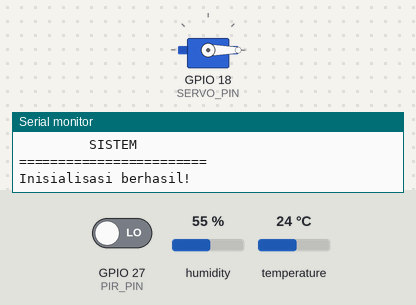
A sketch run on a simulated ESP32. Parts: servo, the last lines printed to the serial monitor. Inputs (shaded band) come from the test bench; at power-on: GPIO 27 (PIR_PIN) LOW, temperature 24 °C, humidity 55 %.

Above: at 1.2 s.
1.3 s: GPIO 27 (PIR_PIN) driven HIGH
4.0 s: temperature set to 29.1 °C
6.2 s: temperature set to 30.5 °C
At 8.4 s:
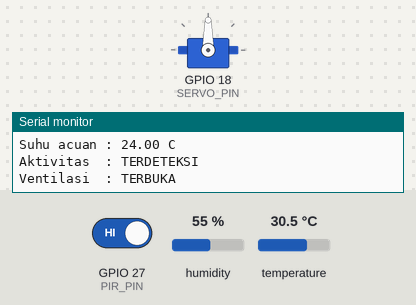
Timing chart, 0 to 9.9 s (numbered marks = the images above; inputs shaded):
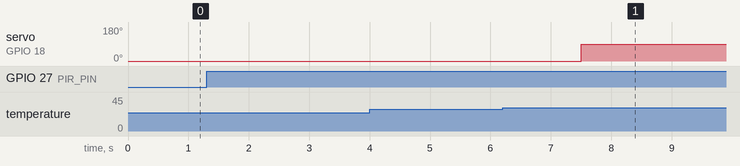

Measured:
- the behaviour switches between 29.9 and 30 °C on temperature (found by bisection; images 0 and 1)
- after the input at 6.2 s, servo on GPIO 18 (SERVO_PIN): 0° → 90° after 1.3 s

The sketch:

Ventilasi_otomatis.ino
```cpp
#include <DHT.h>
#include <ESP32Servo.h>

// Konfigurasi pin
#define PIR_PIN 27
#define DHT_PIN 4
#define DHT_TYPE DHT22
#define SERVO_PIN 18

// Parameter sistem
const float BATAS_SUHU = 30.0;
const float KENAIKAN_SUHU = 0.5;

const unsigned long INTERVAL_BACA = 2500;
const unsigned long DURASI_AKTIVITAS = 30000;
const unsigned long MIN_WAKTU_BUKA = 10000;

// Inisialisasi komponen
DHT dht(DHT_PIN, DHT_TYPE);
Servo servoVentilasi;

// Variabel sistem
float suhuAcuan = NAN;

unsigned long waktuBaca = 0;
unsigned long waktuAktivitas = 0;
unsigned long waktuBuka = 0;

bool aktivitasTerdeteksi = false;
bool ventilasiTerbuka = false;

void setup() {
  Serial.begin(115200);

  pinMode(PIR_PIN, INPUT);

  dht.begin();

  servoVentilasi.setPeriodHertz(50);
  servoVentilasi.attach(SERVO_PIN, 500, 2400);
  servoVentilasi.write(0);

  Serial.println("========================");
  Serial.println("         SISTEM     ");
  Serial.println("========================");
  Serial.println("Inisialisasi berhasil!");
}

void loop() {

  unsigned long sekarang = millis();

  // 1. Deteksi aktivitas manusia
  if (digitalRead(PIR_PIN) == HIGH) {
    aktivitasTerdeteksi = true;
    waktuAktivitas = sekarang;
  }

  // 2. Interval pembacaan DHT22
  if (sekarang - waktuBaca < INTERVAL_BACA) {
    return;
  }

  waktuBaca = sekarang;

  // 3. Membaca suhu dan kelembapan
  float suhu = dht.readTemperature();
  float kelembapan = dht.readHumidity();

  if (isnan(suhu) || isnan(kelembapan)) {
    Serial.println("Pembacaan DHT22 gagal!");
    return;
  }

  // 4. Menentukan suhu acuan
  if (isnan(suhuAcuan)) {
    suhuAcuan = suhu;
  }

  // 5. Evaluasi kondisi
  bool adaAktivitas =
    aktivitasTerdeteksi &&
    (sekarang - waktuAktivitas <= DURASI_AKTIVITAS);

  bool suhuTinggi = suhu >= BATAS_SUHU;

  bool suhuNaik =
    suhu >= (suhuAcuan + KENAIKAN_SUHU);

  bool bukaVentilasi =
    adaAktivitas && suhuTinggi && suhuNaik;

  // 6. Kendali servo
  if (bukaVentilasi && !ventilasiTerbuka) {

    servoVentilasi.write(90);

    ventilasiTerbuka = true;
    waktuBuka = sekarang;

    Serial.println(">>> VENTILASI TERBUKA");

  } else if (
    ventilasiTerbuka &&
    !bukaVentilasi &&
    sekarang - waktuBuka >= MIN_WAKTU_BUKA
  ) {

    servoVentilasi.write(0);

    ventilasiTerbuka = false;
    suhuAcuan = suhu;

    Serial.println(">>> VENTILASI TERTUTUP");
  }

  // Memperbarui suhu acuan saat ruangan tidak aktif
  if (!adaAktivitas && !ventilasiTerbuka) {
    suhuAcuan = suhu;
  }

  // 7. Serial Monitor
  Serial.println("------------------------");

  Serial.print("Suhu       : ");
  Serial.print(suhu);
  Serial.println(" C");

  Serial.print("Kelembapan : ");
  Serial.print(kelembapan);
  Serial.println(" %");

  Serial.print("Suhu acuan : ");
  Serial.print(suhuAcuan);
  Serial.println(" C");

  Serial.print("Aktivitas  : ");
  Serial.println(adaAktivitas ? "TERDETEKSI" : "TIDAK");

  Serial.print("Ventilasi  : ");
  Serial.println(ventilasiTerbuka ? "TERBUKA" : "TERTUTUP");
}
```
